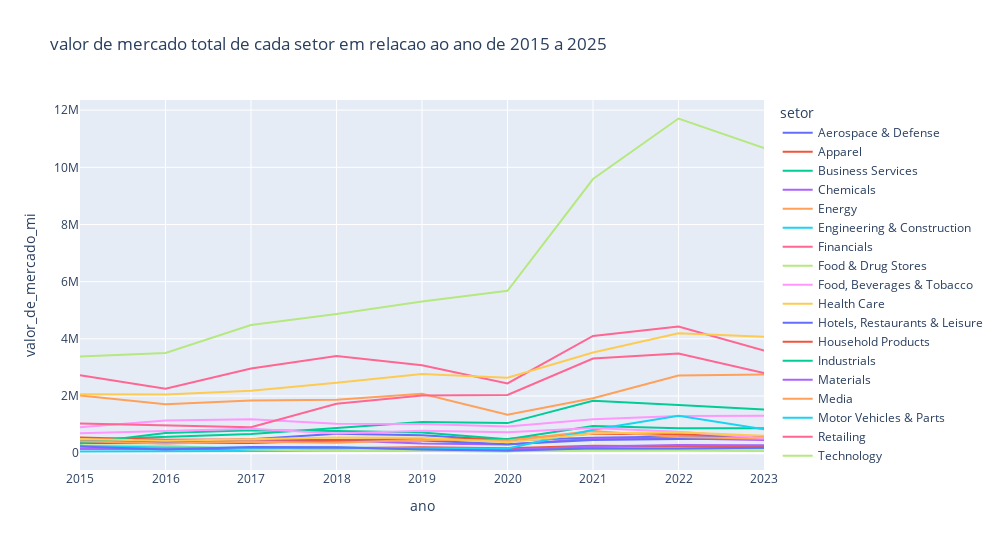

Notebook source saved alongside this figure:
### Markdown cell above
### Usando Plotly

Usando plotly para melhor visualização dos dados  matplotlib para esse dados a visualização dos daos não fica bom

### Code cell
fig = px.line(
        data_frame= dataSetor3,
        x = 'ano',
        y = 'valor_de_mercado_mi',   
        color ='setor',
        width =1000,
        height=550 ,
        title ='valor de mercado total de cada setor em relacao ao ano de 2015 a 2025'
    )
fig.update_layout(hovermode='closest')
fig.show()

### Figure 1 — Plotly figure (JSON) as saved in the notebook; plotly's stock layout.template omitted (floating-point values rounded to 4 significant figures)
{"data": [{"hovertemplate": "setor=Aerospace & Defense<br>ano=%{x}<br>valor_de_mercado_mi=%{y}<extra></extra>", "legendgroup": "Aerospace & Defense", "line": {"color": "#636efa", "dash": "solid"}, "marker": {"symbol": "circle"}, "mode": "lines", "name": "Aerospace & Defense", "orientation": "h", "showlegend": true, "type": "scatter", "x": [2015, 2016, 2017, 2018, 2019, 2020, 2021, 2022, 2023], "xaxis": "x", "y": [452583, 390225, 484282, 683774, 631449, 449094, 536918, 587293, 583716], "yaxis": "y"}, {"hovertemplate": "setor=Apparel<br>ano=%{x}<br>valor_de_mercado_mi=%{y}<extra></extra>", "legendgroup": "Apparel", "line": {"color": "#EF553B", "dash": "solid"}, "marker": {"symbol": "circle"}, "mode": "lines", "name": "Apparel", "orientation": "h", "showlegend": true, "type": "scatter", "x": [2015, 2016, 2017, 2018, 2019, 2020, 2021, 2022, 2023], "xaxis": "x", "y": [152430, 159250, 137525, 164872, 211364, 169231, 264199, 245293, 212036], "yaxis": "y"}, {"hovertemplate": "setor=Business Services<br>ano=%{x}<br>valor_de_mercado_mi=%{y}<extra></extra>", "legendgroup": "Business Services", "line": {"color": "#00cc96", "dash": "solid"}, "marker": {"symbol": "circle"}, "mode": "lines", "name": "Business Services", "orientation": "h", "showlegend": true, "type": "scatter", "x": [2015, 2016, 2017, 2018, 2019, 2020, 2021, 2022, 2023], "xaxis": "x", "y": [468957, 574713, 667132, 880227, 1088807, 1051541, 1833505, 1682265, 1527346], "yaxis": "y"}, {"hovertemplate": "setor=Chemicals<br>ano=%{x}<br>valor_de_mercado_mi=%{y}<extra></extra>", "legendgroup": "Chemicals", "line": {"color": "#ab63fa", "dash": "solid"}, "marker": {"symbol": "circle"}, "mode": "lines", "name": "Chemicals", "orientation": "h", "showlegend": true, "type": "scatter", "x": [2015, 2016, 2017, 2018, 2019, 2020, 2021, 2022, 2023], "xaxis": "x", "y": [389069, 343189, 405116, 453567, 337248, 305640, 505371, 512543, 458350], "yaxis": "y"}, {"hovertemplate": "setor=Energy<br>ano=%{x}<br>valor_de_mercado_mi=%{y}<extra></extra>", "legendgroup": "Energy", "line": {"color": "#FFA15A", "dash": "solid"}, "marker": {"symbol": "circle"}, "mode": "lines", "name": "Energy", "orientation": "h", "showlegend": true, "type": "scatter", "x": [2015, 2016, 2017, 2018, 2019, 2020, 2021, 2022, 2023], "xaxis": "x", "y": [2020572, 1715291, 1839266, 1865371, 2079567, 1345805, 1921528, 2716875, 2751948], "yaxis": "y"}, {"hovertemplate": "setor=Engineering & Construction<br>ano=%{x}<br>valor_de_mercado_mi=%{y}<extra></extra>", "legendgroup": "Engineering & Construction", "line": {"color": "#19d3f3", "dash": "solid"}, "marker": {"symbol": "circle"}, "mode": "lines", "name": "Engineering & Construction", "orientation": "h", "showlegend": true, "type": "scatter", "x": [2015, 2016, 2017, 2018, 2019, 2020, 2021, 2022, 2023], "xaxis": "x", "y": [59035, 58820, 78636, 96246, 87388, 68722, 165664, 155480, 175421], "yaxis": "y"}, {"hovertemplate": "setor=Financials<br>ano=%{x}<br>valor_de_mercado_mi=%{y}<extra></extra>", "legendgroup": "Financials", "line": {"color": "#FF6692", "dash": "solid"}, "marker": {"symbol": "circle"}, "mode": "lines", "name": "Financials", "orientation": "h", "showlegend": true, "type": "scatter", "x": [2015, 2016, 2017, 2018, 2019, 2020, 2021, 2022, 2023], "xaxis": "x", "y": [2724346, 2252080, 2959682, 3400038, 3074932, 2438300, 4099184, 4428419, 3591727], "yaxis": "y"}, {"hovertemplate": "setor=Food & Drug Stores<br>ano=%{x}<br>valor_de_mercado_mi=%{y}<extra></extra>", "legendgroup": "Food & Drug Stores", "line": {"color": "#B6E880", "dash": "solid"}, "marker": {"symbol": "circle"}, "mode": "lines", "name": "Food & Drug Stores", "orientation": "h", "showlegend": true, "type": "scatter", "x": [2015, 2016, 2017, 2018, 2019, 2020, 2021, 2022, 2023], "xaxis": "x", "y": [277544, 261796, 131580, 88130, 80009, 65464, 87667, 96719, 76516], "yaxis": "y"}, {"hovertemplate": "setor=Food, Beverages & Tobacco<br>ano=%{x}<br>valor_de_mercado_mi=%{y}<extra></extra>", "legendgroup": "Food, Beverages & Tobacco", "line": {"color": "#FF97FF", "dash": "solid"}, "marker": {"symbol": "circle"}, "mode": "lines", "name": "Food, Beverages & Tobacco", "orientation": "h", "showlegend": true, "type": "scatter", "x": [2015, 2016, 2017, 2018, 2019, 2020, 2021, 2022, 2023], "xaxis": "x", "y": [910417, 1141918, 1191254, 1033773, 1023915, 933794, 1191363, 1302313, 1313309], "yaxis": "y"}, {"hovertemplate": "setor=Health Care<br>ano=%{x}<br>valor_de_mercado_mi=%{y}<extra></extra>", "legendgroup": "Health Care", "line": {"color": "#FECB52", "dash": "solid"}, "marker": {"symbol": "circle"}, "mode": "lines", "name": "Health Care", "orientation": "h", "showlegend": true, "type": "scatter", "x": [2015, 2016, 2017, 2018, 2019, 2020, 2021, 2022, 2023], "xaxis": "x", "y": [2061652, 2048620, 2186844, 2459866, 2769737, 2638149, 3524472, 4192862, 4073443], "yaxis": "y"}, {"hovertemplate": "setor=Hotels, Restaurants & Leisure<br>ano=%{x}<br>valor_de_mercado_mi=%{y}<extra></extra>", "legendgroup": "Hotels, Restaurants & Leisure", "line": {"color": "#636efa", "dash": "solid"}, "marker": {"symbol": "circle"}, "mode": "lines", "name": "Hotels, Restaurants & Leisure", "orientation": "h", "showlegend": true, "type": "scatter", "x": [2015, 2016, 2017, 2018, 2019, 2020, 2021, 2022, 2023], "xaxis": "x", "y": [352785, 359681, 359970, 441703, 446490, 315571, 459824, 494115, 532687], "yaxis": "y"}, {"hovertemplate": "setor=Household Products<br>ano=%{x}<br>valor_de_mercado_mi=%{y}<extra></extra>", "legendgroup": "Household Products", "line": {"color": "#EF553B", "dash": "solid"}, "marker": {"symbol": "circle"}, "mode": "lines", "name": "Household Products", "orientation": "h", "showlegend": true, "type": "scatter", "x": [2015, 2016, 2017, 2018, 2019, 2020, 2021, 2022, 2023], "xaxis": "x", "y": [545932, 466758, 475157, 457462, 498642, 497066, 682706, 659396, 581703], "yaxis": "y"}, {"hovertemplate": "setor=Industrials<br>ano=%{x}<br>valor_de_mercado_mi=%{y}<extra></extra>", "legendgroup": "Industrials", "line": {"color": "#00cc96", "dash": "solid"}, "marker": {"symbol": "circle"}, "mode": "lines", "name": "Industrials", "orientation": "h", "showlegend": true, "type": "scatter", "x": [2015, 2016, 2017, 2018, 2019, 2020, 2021, 2022, 2023], "xaxis": "x", "y": [336453, 708256, 798560, 776732, 721899, 491392, 947461, 873905, 872368], "yaxis": "y"}, {"hovertemplate": "setor=Materials<br>ano=%{x}<br>valor_de_mercado_mi=%{y}<extra></extra>", "legendgroup": "Materials", "line": {"color": "#ab63fa", "dash": "solid"}, "marker": {"symbol": "circle"}, "mode": "lines", "name": "Materials", "orientation": "h", "showlegend": true, "type": "scatter", "x": [2015, 2016, 2017, 2018, 2019, 2020, 2021, 2022, 2023], "xaxis": "x", "y": [151493, 143614, 170021, 186971, 155211, 118141, 229514, 288725, 278480], "yaxis": "y"}, {"hovertemplate": "setor=Media<br>ano=%{x}<br>valor_de_mercado_mi=%{y}<extra></extra>", "legendgroup": "Media", "line": {"color": "#FFA15A", "dash": "solid"}, "marker": {"symbol": "circle"}, "mode": "lines", "name": "Media", "orientation": "h", "showlegend": true, "type": "scatter", "x": [2015, 2016, 2017, 2018, 2019, 2020, 2021, 2022, 2023], "xaxis": "x", "y": [418674, 341673, 401130, 369010, 466400, 442447, 778218, 565702, 508203], "yaxis": "y"}, {"hovertemplate": "setor=Motor Vehicles & Parts<br>ano=%{x}<br>valor_de_mercado_mi=%{y}<extra></extra>", "legendgroup": "Motor Vehicles & Parts", "line": {"color": "#19d3f3", "dash": "solid"}, "marker": {"symbol": "circle"}, "mode": "lines", "name": "Motor Vehicles & Parts", "orientation": "h", "showlegend": true, "type": "scatter", "x": [2015, 2016, 2017, 2018, 2019, 2020, 2021, 2022, 2023], "xaxis": "x", "y": [249621, 194739, 187603, 196643, 172102, 164796, 818703, 1312807, 833529], "yaxis": "y"}, {"hovertemplate": "setor=Retailing<br>ano=%{x}<br>valor_de_mercado_mi=%{y}<extra></extra>", "legendgroup": "Retailing", "line": {"color": "#FF6692", "dash": "solid"}, "marker": {"symbol": "circle"}, "mode": "lines", "name": "Retailing", "orientation": "h", "showlegend": true, "type": "scatter", "x": [2015, 2016, 2017, 2018, 2019, 2020, 2021, 2022, 2023], "xaxis": "x", "y": [1041488, 978757, 911183, 1725470, 2018093, 2037044, 3308685, 3483597, 2804740], "yaxis": "y"}, {"hovertemplate": "setor=Technology<br>ano=%{x}<br>valor_de_mercado_mi=%{y}<extra></extra>", "legendgroup": "Technology", "line": {"color": "#B6E880", "dash": "solid"}, "marker": {"symbol": "circle"}, "mode": "lines", "name": "Technology", "orientation": "h", "showlegend": true, "type": "scatter", "x": [2015, 2016, 2017, 2018, 2019, 2020, 2021, 2022, 2023], "xaxis": "x", "y": [3378798, 3503032, 4480757, 4868862, 5302964, 5679650, 9590675, 11707914, 10673038], "yaxis": "y"}, {"hovertemplate": "setor=Telecommunications<br>ano=%{x}<br>valor_de_mercado_mi=%{y}<extra></extra>", "legendgroup": "Telecommunications", "line": {"color": "#FF97FF", "dash": "solid"}, "marker": {"symbol": "circle"}, "mode": "lines", "name": "Telecommunications", "orientation": "h", "showlegend": true, "type": "scatter", "x": [2015, 2016, 2017, 2018, 2019, 2020, 2021, 2022, 2023], "xaxis": "x", "y": [697926, 768871, 851980, 692231, 782350, 734978, 882451, 748861, 530061], "yaxis": "y"}, {"hovertemplate": "setor=Transportation<br>ano=%{x}<br>valor_de_mercado_mi=%{y}<extra></extra>", "legendgroup": "Transportation", "line": {"color": "#FECB52", "dash": "solid"}, "marker": {"symbol": "circle"}, "mode": "lines", "name": "Transportation", "orientation": "h", "showlegend": true, "type": "scatter", "x": [2015, 2016, 2017, 2018, 2019, 2020, 2021, 2022, 2023], "xaxis": "x", "y": [494480, 431466, 486835, 547801, 542171, 385190, 684589, 732442, 612243], "yaxis": "y"}, {"hovertemplate": "setor=Wholesalers<br>ano=%{x}<br>valor_de_mercado_mi=%{y}<extra></extra>", "legendgroup": "Wholesalers", "line": {"color": "#636efa", "dash": "solid"}, "marker": {"symbol": "circle"}, "mode": "lines", "name": "Wholesalers", "orientation": "h", "showlegend": true, "type": "scatter", "x": [2015, 2016, 2017, 2018, 2019, 2020, 2021, 2022, 2023], "xaxis": "x", "y": [231458, 127086, 217014, 204362, 129659, 88707, 173642, 163110, 187377], "yaxis": "y"}], "layout": {"height": 550, "hovermode": "closest", "legend": {"title": {"text": "setor"}, "tracegroupgap": 0}, "title": {"text": "valor de mercado total de cada setor em relacao ao ano de 2015 a 2025"}, "width": 1000, "xaxis": {"anchor": "y", "domain": [0, 1], "title": {"text": "ano"}}, "yaxis": {"anchor": "x", "domain": [0, 1], "title": {"text": "valor_de_mercado_mi"}}}}
